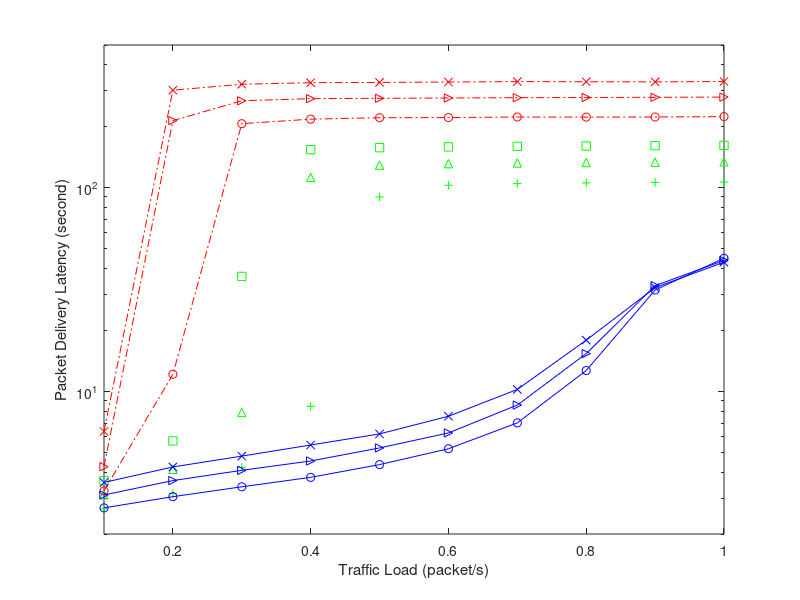

This chart was generated by the following MATLAB code: (Note: this script raises an error after producing the figure.)
% Plot Packet delivery latency, chain topology, 10 hops, \xi = 14, 17, 20,fixed arrival rate=0.1:0.1:1
% PRI-basic, PRI-ASM (adaptive schedule maintaince)
analysis_14=[2.6576	3.1584	4.2485	8.4565	89.9323	102.6769	104.5324	105.3794	105.9235	106.3376];
analysis_18=[3.118	4.1479	7.8902	112.0889	128.8515	130.9413	131.9278	132.5955	133.1293	133.5955];
analysis_22=[3.6503	5.7197	36.6564	153.3624	156.8683	158.2322	159.1229	159.8366	160.4667	161.0519];


basic=[3.256380945	12.14067313	205.6686039	216.4164693	219.9929853	220.3770453	221.7185139	221.5173683	221.7345235	222.8165753;
    4.277176348	212.8892705	266.369786	272.8437264	273.8127196	274.8394725	275.8740316	276.393417	277.0639919	277.6931087;
    6.368382756	300.168616	321.0260125	326.6018813	327.693482	329.0825411	330.779734	330.1841022	329.733839	330.9906767
    ];
asm=[2.68652416	3.048583243	3.408072253	3.791603086	4.379307494	5.236013685	7.013679248	12.66589133	31.44270857	45.00102398;
    3.107441439	3.656182272	4.104547255	4.561430189	5.284994818	6.260551078	8.576819246	15.33321524	33.0235472	43.90355858;
    3.579645895	4.264571188	4.818578983	5.463582062	6.192614963	7.559562101	10.23095007	17.85092675	32.31371953	43.05005113
    ];

figure;
hold off;
arrival_rate=0.1:0.1:1;
semilogy(arrival_rate,analysis_14,'g+');
hold on;
plot(arrival_rate,analysis_18,'g^');
plot(arrival_rate,analysis_22,'gs');

plot(arrival_rate,basic(1,:),'ro-.');
plot(arrival_rate,basic(2,:),'r>-.');
plot(arrival_rate,basic(3,:),'rx-.');


plot(arrival_rate,asm(1,:),'bo-');
plot(arrival_rate,asm(2,:),'b>-');
plot(arrival_rate,asm(3,:),'bx-');

% set(gca,'XTick',0.05:0.05:0.5);
% set(gca,'XTickLabel',0.05:0.05:0.5);
%set(gca,'Xdir','reverse')
axis([0.1 1 2 500]);
xlabel('Traffic Load (packet/s)');
ylabel('Packet Delivery Latency (second)');
legend('model, basic, {{\it{\xi}} = 14}','model, basic, {{\it{\xi}} = 18}','model, basic, {{\it{\xi}} = 22}', ...
    'sim, basic, {{\it{\xi}} = 14}','sim, basic, {{\it{\xi}} = 18}','sim, basic, {{\it{\xi}} = 22}', ...
    'sim, ASM, {{\it{\xi}} = 14}','sim, ASM, {{\it{\xi}} = 18}','sim, ASM, {{\it{\xi}} = 22}',2);
% grid on;
